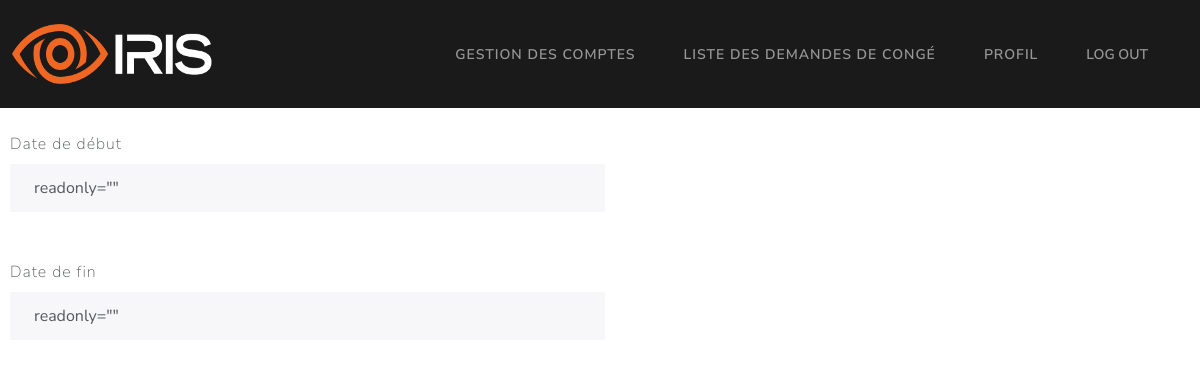
The app's page /GRH/demande_congé/9 (signed in), older data.
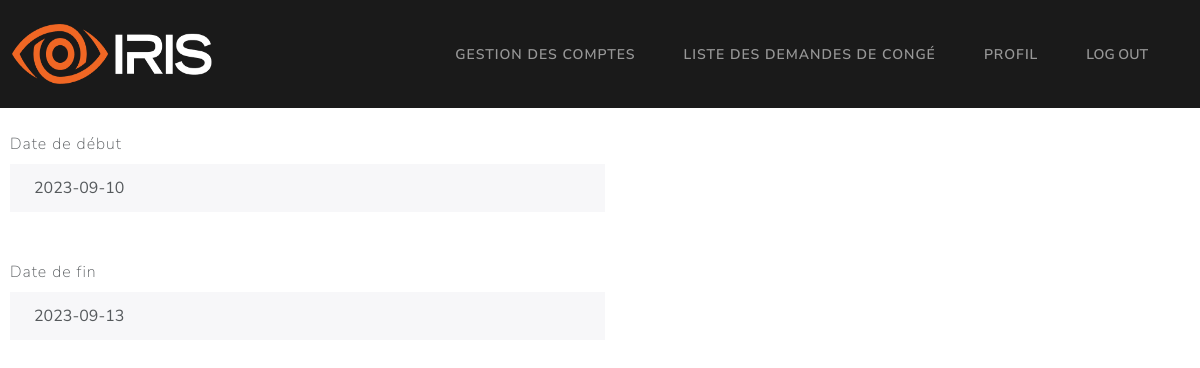
The same page, newer data.
### Models/models.py (models this page shows, shortened)
class demandeCongé(db.Model):
    id = db.Column(db.Integer, primary_key=True)
    date_debut = db.Column(db.String, unique=False, nullable=False)
    date_fin = db.Column(db.String, unique=False, nullable=False)
    statut = db.Column(db.String, unique=False, nullable=False)
    employee_matricule = db.Column(db.String, unique=False, nullable=False)
    motif_refus = db.Column(db.String, unique=False, nullable=True)

### middleware.py (the view)
    def check_GRH(*args, **kwargs):
        try:
            matricule = session['user']
            user = userLoginCredentials.query.filter_by(matricule=matricule).first()
            if (user.role != 'GRH'):
                if(user.role == 'Employé'):
                    return redirect("/Employé/home")
                return redirect("/manager/home")
        except:
            return redirect("/")
        return f(*args, **kwargs)

### Controllers/GRHController.py (called while the page is built)
def getPendingDemande(id):
    try:
        demande = demandeCongé.query.filter_by(id=id).first()
        return render_template("/GRH/detailsDemande.html", demande=demande)
    except Exception as e:
        return render_template("/GRH/detailsDemande.html", error=str(e))

### app.py (called while the page is built)
@app.route("/GRH/demande_congé/<int:id>", endpoint="details_demande")
@check_if_GRH
def details_demande(id):
	return getPendingDemande(id)

### templates/GRH/detailsDemande.html (shortened to what this page needs)
{% extends '/GRH/base.html' %} {% block title %} Demande {% endblock %} {% block
content %}
<div style="padding-left: 10px;">
  <div class="form-group">
    <label class="form-label mt-4" for="readOnlyInput">Date de début</label>
    <input
      class="form-control"
      id="readOnlyInput"
      type="text"
      value={{
      demande.date_debut
      }}
      readonly=""
    />
  </div>
  <br>
  <div class="form-group">
    <label class="form-label mt-4" for="readOnlyInput">Date de fin</label>
    <input
      class="form-control"
      id="readOnlyInput"
      type="text"
      value={{
      demande.date_fin
      }}
      readonly=""
    />
  </div>
  <br />
</div>
{% endblock %}

Row changes from the older to the newer data that the page shows:
added demandeCongé: date_debut "2023-09-10", date_fin "2023-09-13"
Text that changed along with them:
form field value: "readonly=\"\"" → (not shown)
